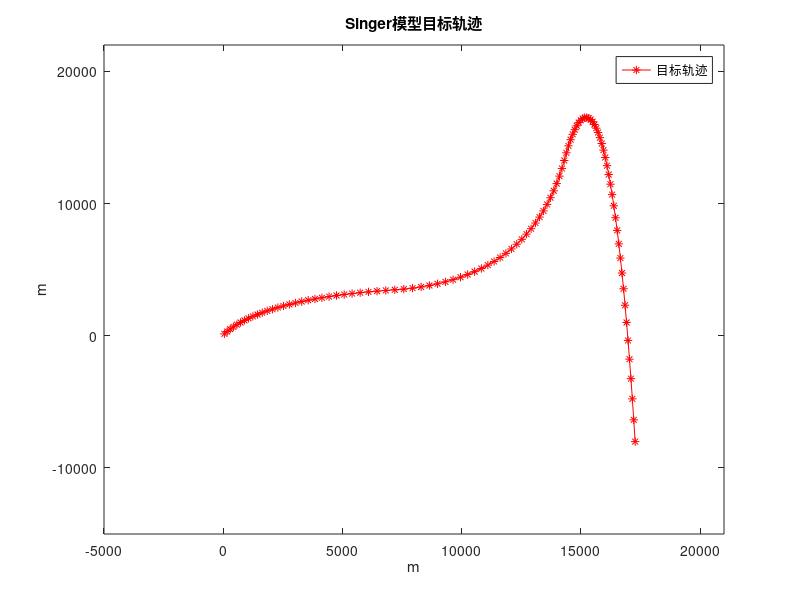
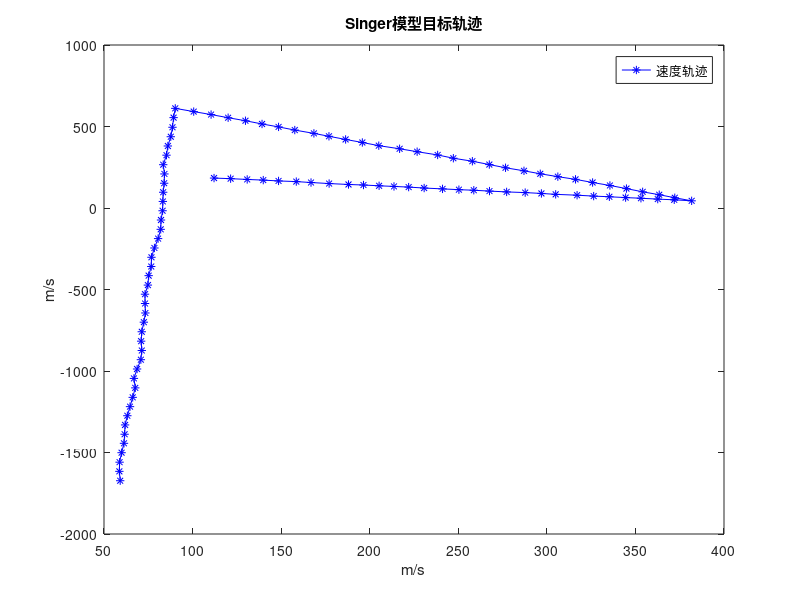
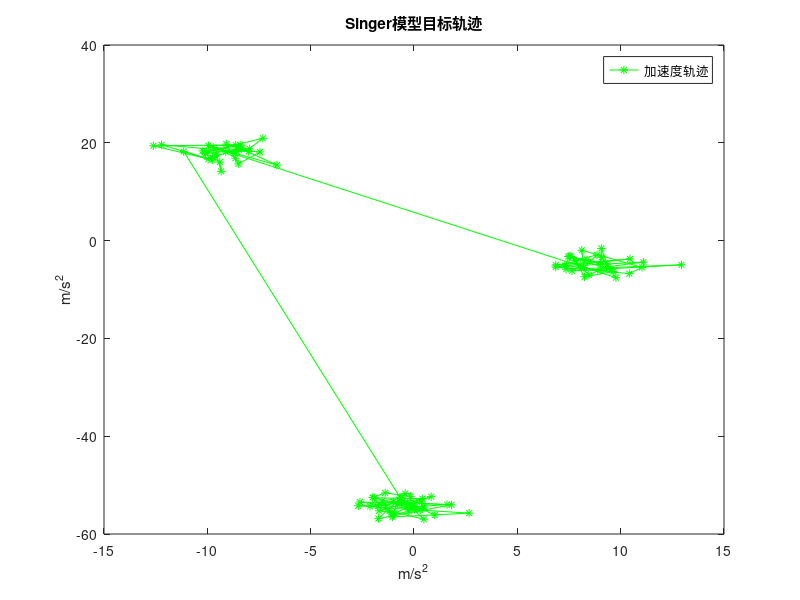

Recreate these plots in MATLAB, in order.
clear all; close all; clc;
%% initial parameter
n=6; %状态维数 ;
global T;
T=1; %采样时间
N=100; %运行总时刻
w_mu=zeros(6,1); % mean of process noise 
v_mu=[0,0,]'; % mean of measurement noise
%%%%%%%%%%%%%%%%%%%%%%%%%%%%%%%%%%%%%%%%%%%%%%%%%%%%%%%%%%
%% Singer模型
%covariance of process noise
global a;% 定义全局变量
a= 0.1;% Singer 机动频率
% 方差计算
global sigma_q;
sigma_q= 3;
%------------------状态噪声协方差——
q11=(1-exp(-2*a*T) + 2*a*T + 2*a^3*T^3/3 - 2*a^2*T^2 - 4*a*T*exp(-a*T) )/(2*a^5);
q12=(exp(-2*a*T)+1-2*exp(-a*T)+2*a*T*exp(-a*T)-2*a*T+a^2*T^2)/(2*a^4);
q13=(1-exp(-2*a*T)-2*a*T*exp(-a*T))/(2*a^3); 
q21=q12;
q22=(4*exp(-a*T)-3-exp(-2*a*T)+2*a*T)/(2*a^3); 
q23=(exp(-2*a*T)+1-2*exp(-a*T))/(2*a^2); 
q31=q13; 
q32=q23; 
q33=(1-exp(-2*a*T))/(2*a); 
Q=2*a*sigma_q^2*[q11, q12, q13; q21, q22, q23;  q31, q32, q33];
% % Q=blkdiag(Q,0.001);
Qk=blkdiag(Q,Q);

%%%%目标模型
F=[1 T (a*T-1+exp(-a*T))/a^2 
    0 1              (1-exp(-a*T))/a  
    0 0                      exp(-a*T)  ];
Fk=blkdiag(F,F);


% 初始状态的均值和方差
x=[0,100,10   0,200,-5 ]'; % 共8维，包括 x：位置 速度 加速度 加速度率； y:位置 速度 加速度 加速度率；
P_0=diag([1e3,10^2,10^1, 1e3,10^2,10^1]); 
x0=mvnrnd(x,P_0); % 初始状态
%x0=(x+normrnd(0,0.001)')';

%%%%%%%%%%%%%%%%%%%%%%%%%%%%%%%%%%%%%%%%%%%%%%%%%%
% 目标航迹航迹生成
x=x0';
% 航迹生成
t1=30;
t2=60;
t3=100;
for k=1:1:t1
    x(3)=10; x(6)=-5;
    w=mvnrnd(w_mu',Qk)';
    x=Fk*x + w;
    sV(:,k,1)=x;
end
for k=t1+1:1:t2
    x(3)=-10;  x(6)=20;
    w=mvnrnd(w_mu',Qk)';
    x=Fk*x + w;
    sV(:,k,1)=x;
end
for k=t2+1:1:t3
    x(3)=-1;  x(6)=-60;
    w=mvnrnd(w_mu',Qk)';
    x=Fk*x + w;
    sV(:,k,1)=x;
end
figure
plot(sV(1,:,1),sV(4,:,1),'-*r')
xlabel('m');ylabel('m');
legend('目标轨迹')
title('Singer模型目标轨迹')
xlim([-5000,21000]); % 设置坐标轴范围  
ylim([-15000,22000]);

figure
plot(sV(2,:,1),sV(5,:,1),'-*b')
xlabel('m/s');ylabel('m/s');
legend('速度轨迹')
title('Singer模型目标轨迹')
figure
plot(sV(3,:,1),sV(6,:,1),'-*g')
xlabel('m/s^2');ylabel('m/s^2');
legend('加速度轨迹')
title('Singer模型目标轨迹')
%%%%%%%%%%%%%%%%%%%%%%%%%%%%%%%%%%%%%%%%%%%%%%%%%%


